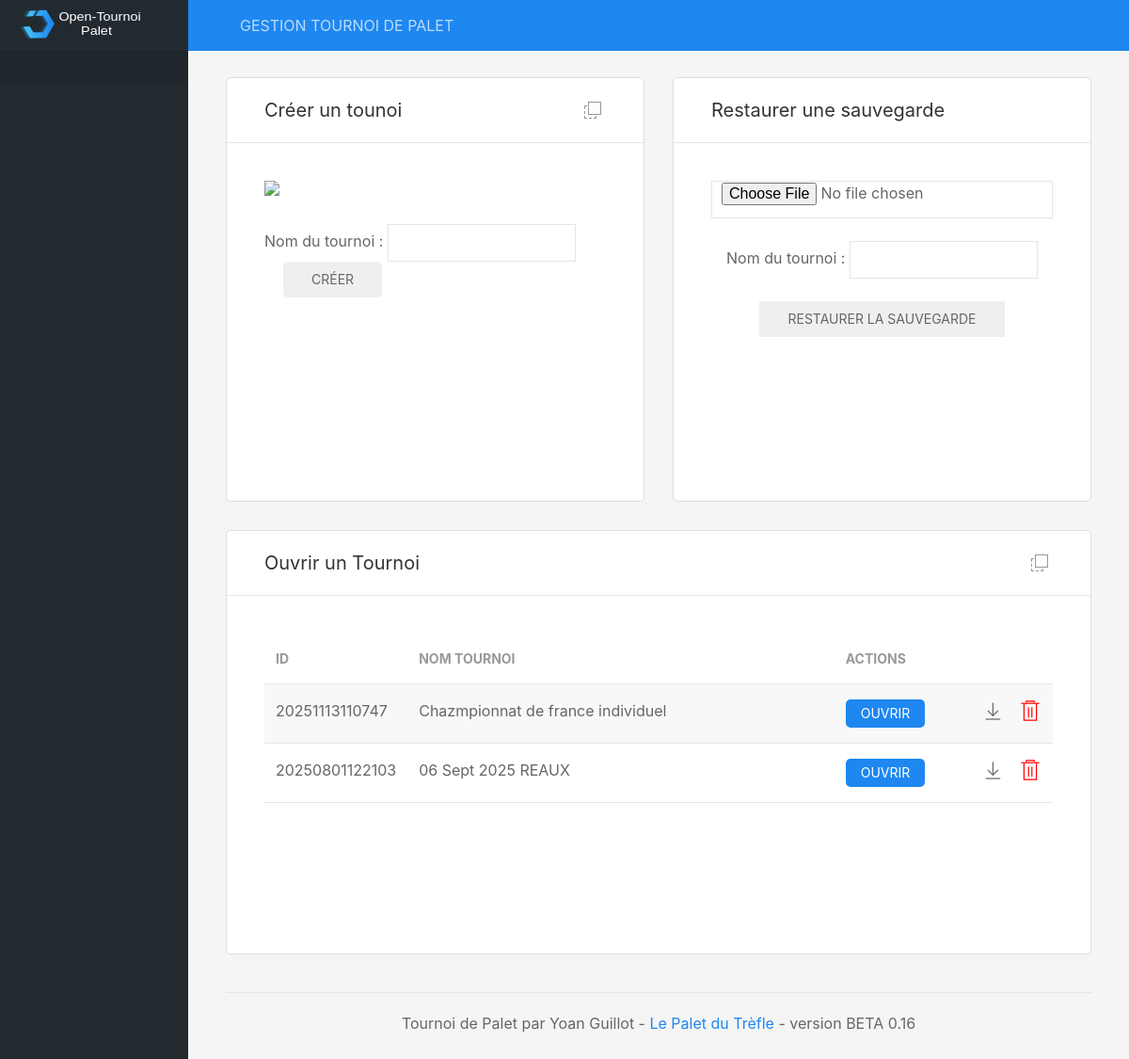
Before: / with the older database file.
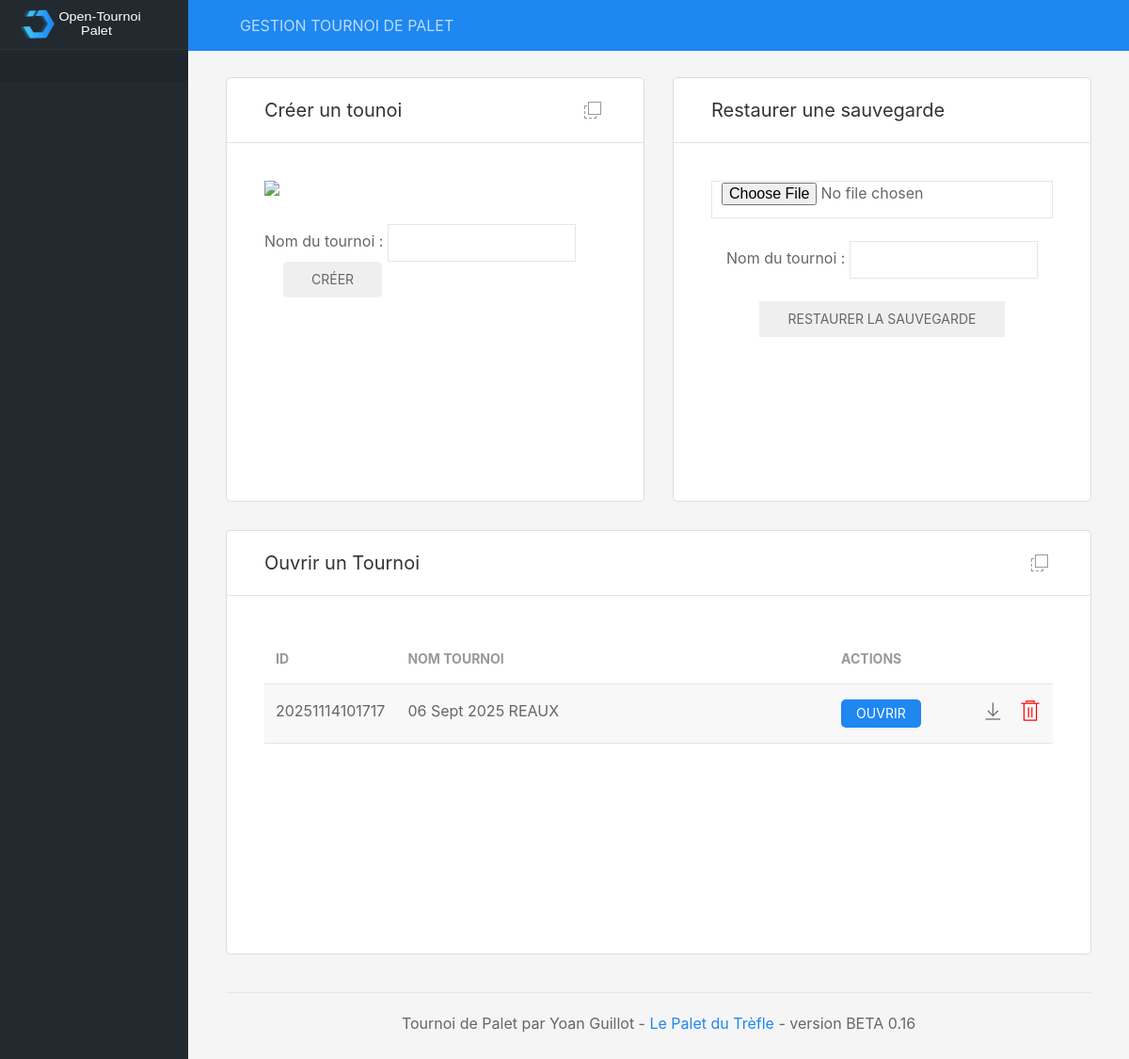
After: the same page with the newer database file.
### tables this page shows
CREATE TABLE tournois (id_tournoi NUMERIC (12) PRIMARY KEY DESC UNIQUE NOT NULL, nom_tournoi TEXT (200) NOT NULL, datecreation_tournoi DATE NOT NULL DEFAULT (STRFTIME('%d/%m/%Y, %H:%M', DATETIME('now', 'localtime'))), max_equipes INTEGER NOT NULL DEFAULT (0), type_phasesfinales TEXT NOT NULL DEFAULT aleatoire, pts_qualifs INTEGER DEFAULT (13) NOT NULL, pts_phasesfinales INTEGER NOT NULL DEFAULT (13), pts_finales NUMERIC NOT NULL DEFAULT (15), statut_inscriptions TEXT DEFAULT encours, statut_qualifs TEXT DEFAULT attente, statut_phasesfinales TEXT DEFAULT attente);

### includes/fonctions.inc.php (called while the page is built, shortened)
<?php
function listeTournois()
{
	global $db;
	$resultats = $db->query('SELECT * FROM tournois ORDER BY id_tournoi DESC');
	while ($row = $resultats->fetchArray(1)) {
		$listeTournois[] = $row;
	}
	if(!empty($listeTournois)){
		return $listeTournois;
	}
}
?>

### includes/accueil.inc.php (the view, shortened to what this page needs)
<div class="uk-grid uk-grid-medium" data-uk-grid uk-sortable="handle: .sortable-icon">
	<div class="uk-width-1-2@l">
		<div class="uk-card uk-card-default uk-card-hover">
			<div class="uk-card-header">
				<div class="uk-grid uk-grid-small">
					<div class="uk-width-auto"><h4>Créer un tounoi</h4></div>
					<div class="uk-width-expand uk-text-right panel-icons">
						<a href="#" class="uk-icon-link sortable-icon" title="Déplacer" data-uk-tooltip data-uk-icon="icon: move"></a>
					</div>
				</div>
			</div>
			<div class="uk-card-body">
				<div class="chart-container">
					<img style="max-height:200px;" src="images/tournoi.png" class="uk-align-center"/>
					<form method="POST">
							<div class="uk-panel uk-panel-box uk-margin-top">Nom du tournoi : <input name="nomTournoi" class="uk-input uk-form-width-medium" type="text" required>
							<button class="uk-button uk-button-success uk-margin-left">Créer</button>
						</div>
					</form>
				</div>
			</div>
		</div>
	</div>
	<div class="uk-width-1-2">
		<div class="uk-card uk-card-default uk-card-hover uk-height-1-1">
			<div class="uk-card-header">
				<div class="uk-grid uk-grid-small">
					<div class="uk-width-auto"><h4>Restaurer une sauvegarde</h4></div>
					<div class="uk-width-expand uk-text-right panel-icons">
					</div>
				</div>
			</div>
			<div class="uk-card-body">
				<div uk-overflow-auto>
					<div class="uk-panel uk-text-center">
                    <form name="form" method="post" action="index.php" enctype="multipart/form-data">
                        <input class="uk-input" type="file" name="aFile" />
                        <br />
                        <br />
						Nom du tournoi : <input class="uk-input uk-form-width-medium" type="text" name="nomTournoi"/><br/>
						<br/><input type="hidden" name="action" value="restauration" />
                        <input class="uk-button uk-button-success" type="submit" name="submitFile" value="restaurer la sauvegarde" />
                        </form>
                    </div>
				</div>
			</div>
		</div>
	</div>
</div>
<div class="uk-grid uk-grid-medium" data-uk-grid uk-sortable="handle: .sortable-icon">
	<div class="uk-width-1-1">
		<div class="uk-card uk-card-default uk-card-hover">
			<div class="uk-card-header">
				<div class="uk-grid uk-grid-small">
					<div class="uk-width-auto"><h4>Ouvrir un Tournoi</h4></div>
					<div class="uk-width-expand uk-text-right panel-icons">
						<a href="#" class="uk-icon-link sortable-icon" title="Déplacer" data-uk-tooltip data-uk-icon="icon: move"></a>
					</div>
				</div>
			</div>
			<div class="uk-card-body">
				<div class="chart-container" uk-overflow-auto>
					<table class="uk-table uk-table-striped">
						<thead>
							<tr>
								<th style="width:10%">ID</th>
								<th style="width: 60%">Nom tournoi</th>
								<th style="width: 30%">Actions</th>
							</tr>
						</thead>
<?php
	$listeTournois = listeTournois();
	if(!empty($listeTournois)){
		foreach($listeTournois as $row) {
			echo "<tr><td>". $row['id_tournoi'] ."</td>
				<td>". $row['nom_tournoi'] ."</td>
				<td>
					<a href=\"index.php?idtournoi=". $row['id_tournoi'] ."\"><button class=\"uk-button uk-button-primary uk-button-small\">Ouvrir</button></a>
					<a class=\"uk-float-right\" style=\"color: red\" href=\"\" onclick=\"supprTournoi(". $row['id_tournoi'] .")\" uk-icon=\"icon: trash; ratio: 1.2\" uk-toggle=\"target: #supprTournoi\"></a>
					<a class=\"uk-float-right\" style=\"margin-right: 15px;\" href=\"./includes/conf/". $row['id_tournoi'] .".db\" uk-icon=\"icon: download; ratio: 1.2\"></a>
				</td>
			</tr>";
		}
	}else{
		echo "<tr><td></td><td>Aucun Tournoi !</td><td></td></tr>";
	}
?>
					</table>
				</div>
			</div>
		</div>
	</div>
</div>

### index.php (shortened to what this page needs)
<?php
if (isset($_GET['idtournoi'])){
	$idTournoi = $_GET['idtournoi'];
	$db = new SQLite3('includes/conf/' .$idTournoi. '.db');
	if (!empty($_GET['page'])){
		$page = $_GET['page'];
	}else{
		$page = "gestion";
	}
}else{
	$db = new SQLite3('includes/conf/tournois.db');
}
include 'includes/fonctions.inc.php';
?>
<!DOCTYPE html>
<head>
    <link rel="stylesheet" href="css/uikit.min.css" />
    <link rel="stylesheet" href="css/dashboard.css" />
    <link rel="stylesheet" href="css/style.css" />
    <link rel="stylesheet" href="css/arbres.css" />
</head>
<body>
<?php
include 'includes/dashboard.inc.php';
?>
</body>
</html>

### includes/dashboard.inc.php (shortened to what this page needs)
		<header id="top-head" class="uk-position-fixed">
			<div class="uk-container uk-container-expand uk-background-primary">
				<nav class="uk-navbar uk-light uk-padding-small" data-uk-navbar="mode:click; duration: 250">
					<div class="uk-navbar-left">
						<div>GESTION TOURNOI DE PALET</div>
					</div>
				</nav>
			</div>
		</header>
		<aside id="left-col" class="uk-light uk-visible@m">
			<div class="left-logo uk-flex uk-flex-middle">
				<img class="custom-logo" src="img/dashboard-logo.svg" alt="">
			</div>
			<div class="left-content-box  content-box-dark">
			</div>
		</aside>
		<div id="content" data-uk-height-viewport="expand: true" style="height:100%; display:block;">
			<div class="uk-container uk-container-expand">
<?php
	include "includes/$page.inc.php";
?>
				<footer class="uk-section uk-section-small uk-width-1-1 uk-text-center donotprint">
					<hr>
					<p class="uk-text-center">Tournoi de Palet par Yoan Guillot - <a href="https://www.lepaletdutrefle.fr">Le Palet du Trèfle</a> - version BETA 0.16
					</p>
				</footer>
			</div>
		</div>

### css/dashboard.css (style rules this page uses)
#top-head { z-index: 9; top: 0; left:0; right:0; }
#left-col { position: fixed; left: 0; top:0; bottom:0; overflow-x: hidden; overflow-y: auto; background-color: #222A30; width: 200px; z-index:2; transition: height 0.3s ease-out; }
.left-content-box { padding: 0.75rem 20px; border-top: 1px solid rgba(255,255,255,0.06); margin-bottom: -1px; }
.content-box-dark { background-color: rgba(0,0,0,0.09); }
.left-logo { height: 52px; line-height: 52px; padding: 0 20px; }
.custom-logo { height: 32px; }
.panel-icons { margin: 0 4px; }
#content { margin-top: 52px; padding: 30px 0 0 0; background-color: #f5f5f5; margin-left: 0; transition: margin 0.2s cubic-bezier(.4,0,.2,1); }
@media screen and (min-width: 960px) { #content { margin-left: 200px; } }
@media screen and (min-width: 960px) { #top-head { left:200px; } }
.uk-card { box-shadow: none; }
.uk-card { -webkit-transition: box-shadow 0.55s cubic-bezier(.4,0,.2,1); transition: box-shadow 0.55s cubic-bezier(.4,0,.2,1); }
.chart-container { position: relative; height: 300px; margin: 0 auto; }

### css/style.css (style rules this page uses)
.uk-table th { font-weight: bolder; }
button, select { border-radius: 5px !important; }
.uk-card { border-radius: 5px; border: 1px solid #dddddd; }

Changed rows visible on the page:
removed tournois: id_tournoi "20251113110747", nom_tournoi "Chazmpionnat de france individuel"
removed tournois: id_tournoi "20250801122103", nom_tournoi "06 Sept 2025 REAUX"
added tournois: id_tournoi "20251114101717", nom_tournoi "06 Sept 2025 REAUX"
